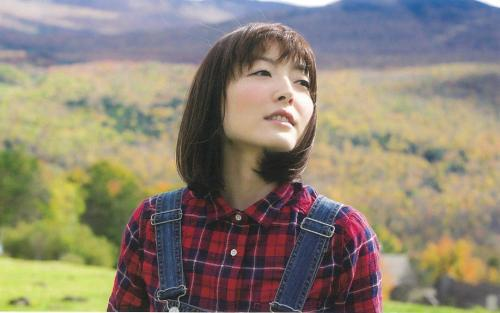
#> input picture data/hzxc.jpg, 500 x 313 px, found by its file name
$ python sample_09.py
#> lines starting #> are read from the running program, lines starting #| are printed output that depends on the picture; after the words box and inside, x2 and y2 are one past the last pixel; in counts of white or black regions, pixels touching at a corner belong together
import cv2
import numpy as np


def threshBar(x):
    pass


img = cv2.imread(r'project\openCV\data\hzxc.jpg')
#> img is the input picture: shape (313, 500, 3); mean B, G, R 115.9, 131.7, 140.8
grayImg = cv2.cvtColor(img, cv2.COLOR_BGR2GRAY)
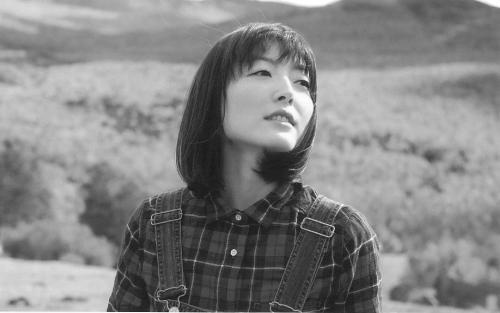
#> grayImg: shape (313, 500); min 15, max 255, mean 132.6
cv2.namedWindow('Thresh Window')

cv2.createTrackbar('Thresh', 'Thresh Window', 0, 200, threshBar)
#> slider 'Thresh' is set to 66

while(True):
    threshVal = cv2.getTrackbarPos('Thresh', 'Thresh Window')
    retval, threshImg = cv2.threshold(
        grayImg, threshVal, 255, cv2.THRESH_BINARY)
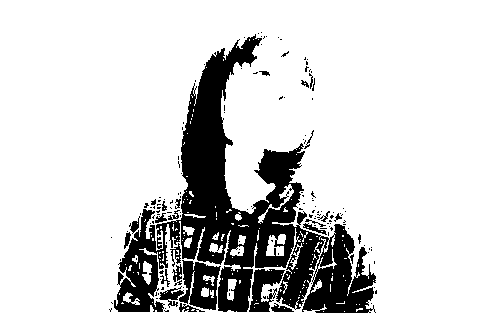
#> threshImg: shape (313, 500); 83% white; 156 black regions (131 under 20 px), largest, box (x1, y1, x2, y2) and area: (114, 34, 376, 313) 22719, (179, 260, 221, 310) 1257, (249, 269, 285, 312) 811
#> retval = 66
    cv2.imshow('Thresh Window', threshImg)
    if cv2.waitKey(1) & 0xFF is ord('q'):
#> (key q is pressed here)
        break

$ run again, with data/IMG_8872.JPG copied over data/hzxc.jpg
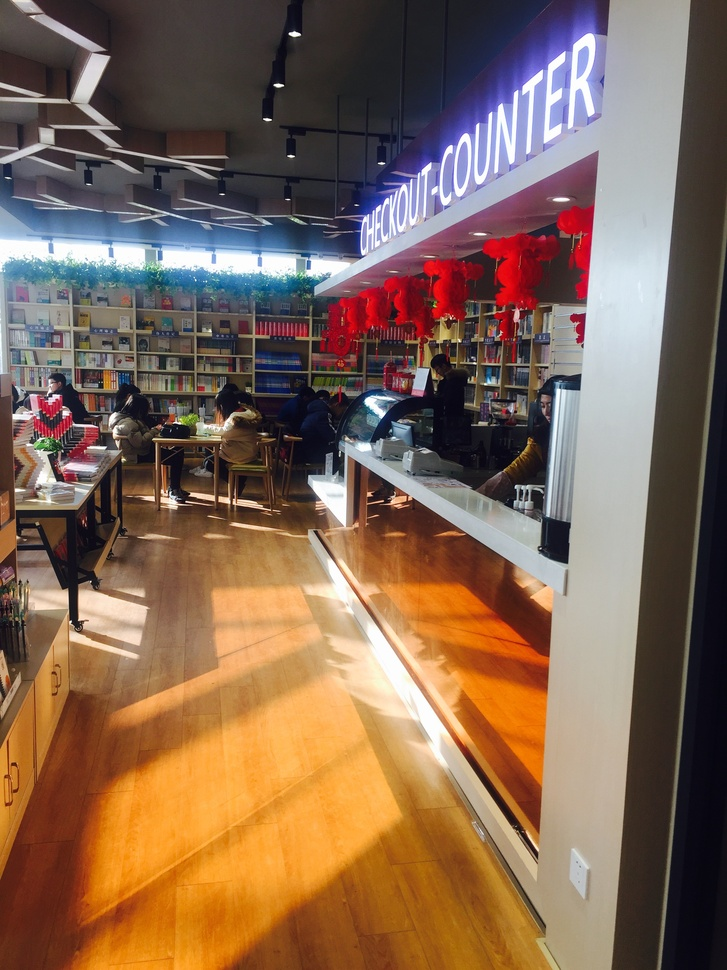
#> input picture data/IMG_8872.JPG, 727 x 970 px, shrunk from 2448 x 3264 before the run, found by its file name
#> img is the input picture: shape (970, 727, 3); mean B, G, R 83.6, 102.4, 130
#> `grayImg = cv2.cvtColor(img, cv2.COLOR_BGR2GRAY)`:
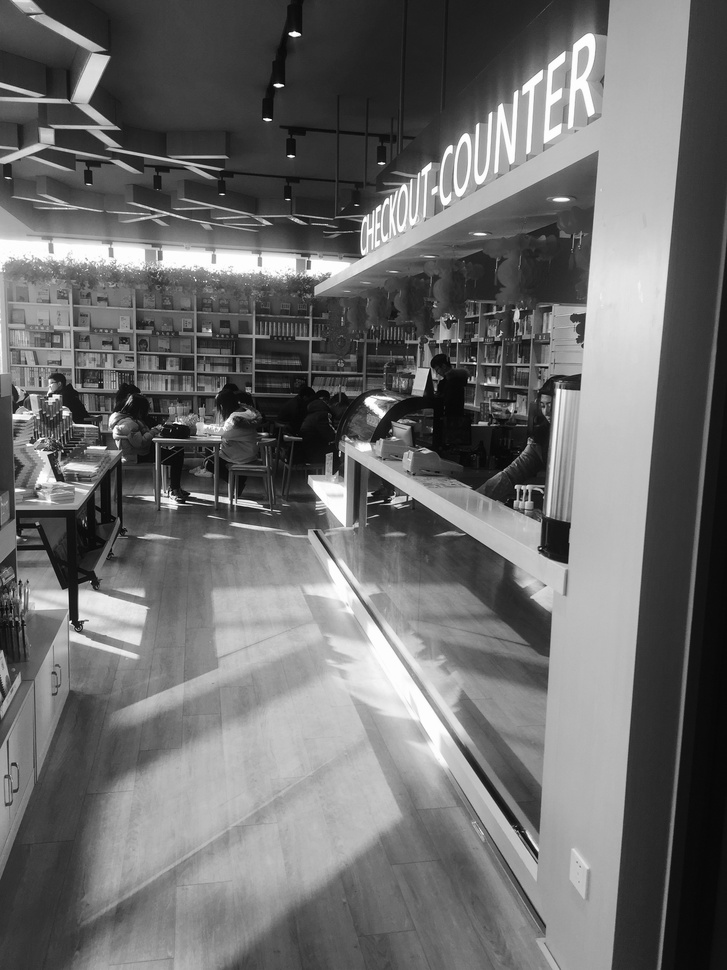
#> grayImg: shape (970, 727); min 0, max 255, mean 108.5
#> `retval, threshImg = cv2.threshold( grayImg, threshVal, 255, cv2.THRESH..`:
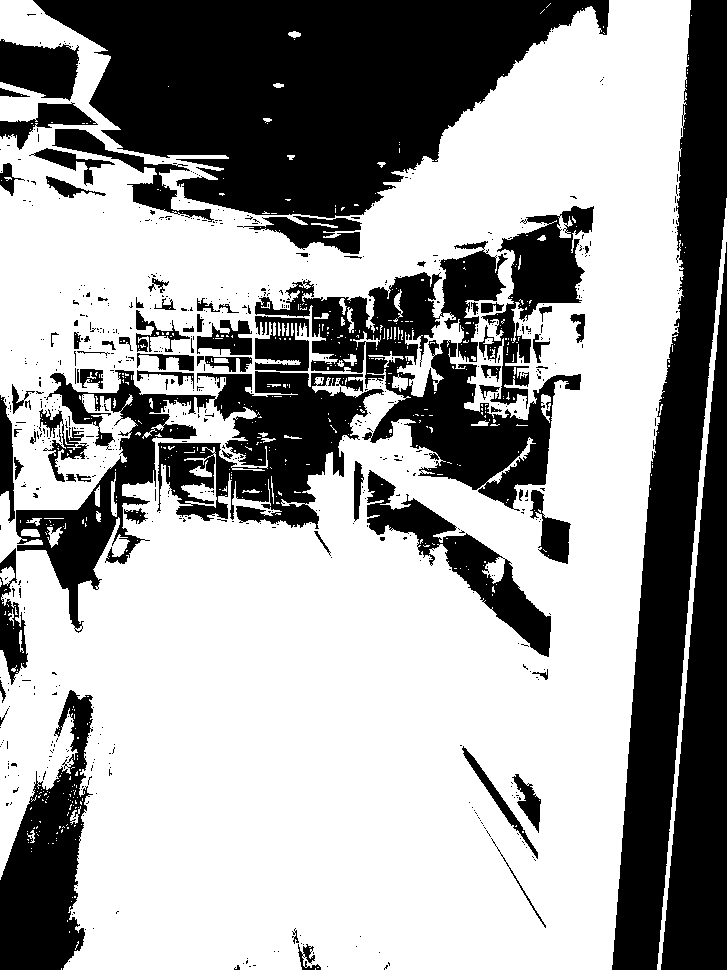
#> threshImg: shape (970, 727); 63% white; 711 black regions (633 under 20 px), largest, box (x1, y1, x2, y2) and area: (33, 0, 609, 218) 75518, (612, 0, 727, 970) 43566, (16, 370, 384, 633) 30667
#> retval = 66
